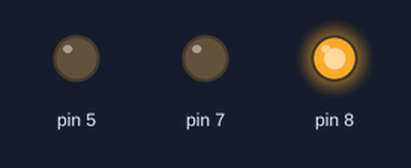
The sketch below on a simulated Arduino Uno, built with avr-gcc and run on an emulated ATmega328P. Shown: output pins drawn as LEDs (lit = HIGH).

Above: at 3.0 s.
At 7.0 s:
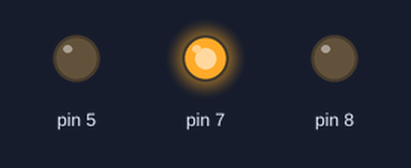
At 9.5 s:
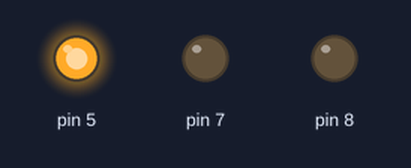
Timing chart, 0 to 14.3 s (numbered marks = the images above):
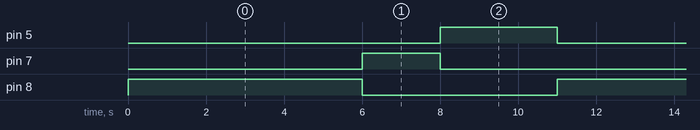

Measured:
- by itself, pin 5: alternates HIGH for 3.0 s and LOW for 8.0 s
- by itself, pin 7: alternates HIGH for 2.0 s and LOW for 9.0 s
- by itself, pin 8: alternates HIGH for 6.0 s and LOW for 5.0 s

The sketch:

sketch_TrafficLight.ino
```cpp
// C++ code
//
void setup()
{
  pinMode(8, OUTPUT);
  pinMode(7,OUTPUT);
  pinMode(5,OUTPUT);
}

void loop()
{
  digitalWrite(8, HIGH);
  digitalWrite(7,LOW);
  digitalWrite(5,LOW);
  delay(6000); // Wait for 1000 millisecond(s)
  digitalWrite(8, LOW);
  digitalWrite(7,HIGH);
  digitalWrite(5, LOW);
  delay(2000); // Wait for 1000 millisecond(s)
  digitalWrite(8, LOW);
  digitalWrite(7,LOW);
  digitalWrite(5,HIGH);
  delay(3000);
}
```
